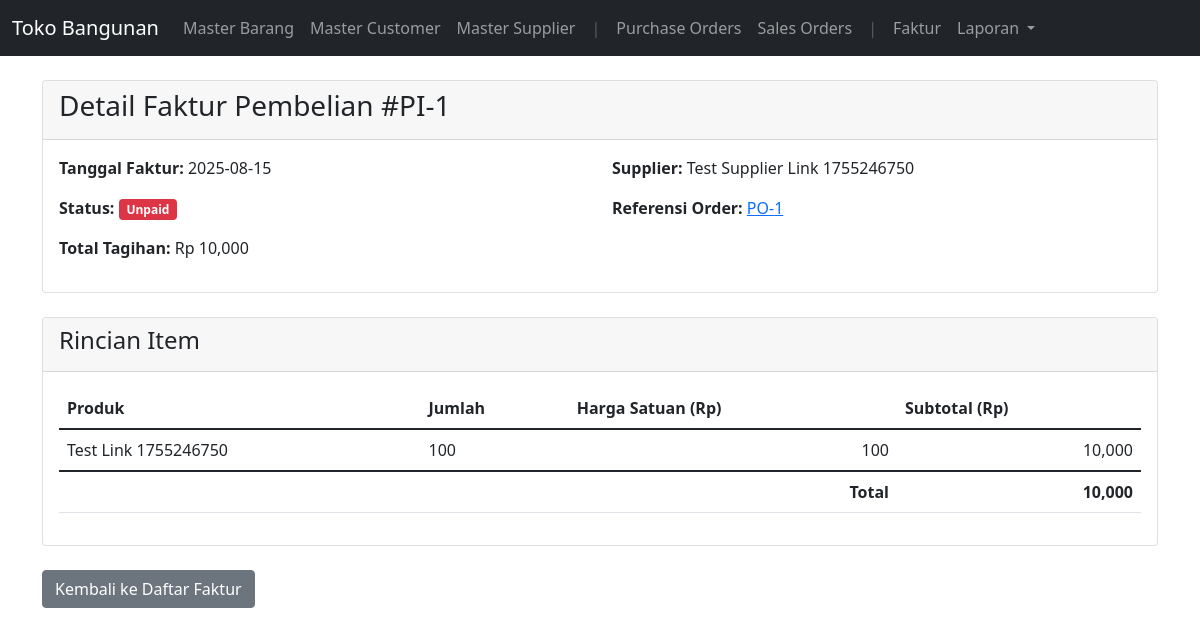
/invoices/purchase/1, run on the app's committed database.
### app.py (models this page shows, shortened)
class PurchaseInvoice(db.Model):
    id = db.Column(db.Integer, primary_key=True)
    purchase_order_id = db.Column(db.Integer, db.ForeignKey('purchase_order.id'), nullable=False)
    invoice_date = db.Column(db.DateTime, nullable=False, default=datetime.utcnow)
    total_amount = db.Column(db.Float, nullable=False)
    status = db.Column(db.String(20), nullable=False, default='Unpaid') # Unpaid, Paid
    purchase_order = db.relationship('PurchaseOrder', backref=db.backref('invoice', uselist=False))

class Supplier(db.Model):
    id = db.Column(db.Integer, primary_key=True)
    name = db.Column(db.String(100), nullable=False)
    address = db.Column(db.Text, nullable=True)
    phone = db.Column(db.String(20), nullable=True)

class PurchaseOrder(db.Model):
    id = db.Column(db.Integer, primary_key=True)
    supplier_id = db.Column(db.Integer, db.ForeignKey('supplier.id'), nullable=False)
    order_date = db.Column(db.DateTime, nullable=False, default=datetime.utcnow)
    status = db.Column(db.String(20), nullable=False, default='Pending') # Pending, Completed
    supplier = db.relationship('Supplier', backref=db.backref('purchase_orders', lazy=True))
    items = db.relationship('PurchaseOrderItem', backref='purchase_order', lazy='dynamic', cascade="all, delete-orphan")

class PurchaseOrderItem(db.Model):
    id = db.Column(db.Integer, primary_key=True)
    purchase_order_id = db.Column(db.Integer, db.ForeignKey('purchase_order.id'), nullable=False)
    product_id = db.Column(db.Integer, db.ForeignKey('product.id'), nullable=False)
    quantity = db.Column(db.Integer, nullable=False)
    price_per_unit = db.Column(db.Float, nullable=False)
    product = db.relationship('Product')

class Product(db.Model):
    id = db.Column(db.Integer, primary_key=True)
    name = db.Column(db.String(100), nullable=False, unique=True)
    description = db.Column(db.Text, nullable=True)
    purchase_price = db.Column(db.Float, nullable=False, default=0.0)
    selling_price = db.Column(db.Float, nullable=False, default=0.0)
    stock = db.Column(db.Integer, nullable=False, default=0)

### app.py (the view)
@app.route('/invoices/purchase/<int:invoice_id>')
def view_purchase_invoice(invoice_id):
    invoice = PurchaseInvoice.query.get_or_404(invoice_id)
    return render_template('invoice_detail.html', invoice=invoice, invoice_type='purchase')

### templates/invoice_detail.html (shortened to what this page needs)
{% extends 'base.html' %}
{% block content %}
  <div class="card">
    <div class="card-header">
      <h3>
        Detail Faktur
        {% if invoice_type == 'purchase' %}
          Pembelian #PI-{{ invoice.id }}
        {% else %}
          Penjualan #SI-{{ invoice.id }}
        {% endif %}
      </h3>
    </div>
    <div class="card-body">
      <div class="row">
        <div class="col-md-6">
          <p><strong>Tanggal Faktur:</strong> {{ invoice.invoice_date.strftime('%Y-%m-%d') }}</p>
          <p><strong>Status:</strong>
            <span class="badge {% if invoice.status == 'Paid' %}bg-success{% else %}bg-danger{% endif %}">
              {{ invoice.status }}
            </span>
          </p>
          <p><strong>Total Tagihan:</strong> Rp {{ "{:,.0f}".format(invoice.total_amount) }}</p>
        </div>
        <div class="col-md-6">
          {% if invoice_type == 'purchase' %}
            <p><strong>Supplier:</strong> {{ invoice.purchase_order.supplier.name }}</p>
            <p><strong>Referensi Order:</strong> <a href="{{ url_for('view_purchase_order', id=invoice.purchase_order.id) }}">PO-{{ invoice.purchase_order.id }}</a></p>
          {% else %}
            <p><strong>Customer:</strong> {{ invoice.sales_order.customer.name }}</p>
            <p><strong>Referensi Order:</strong> <a href="{{ url_for('view_sales_order', id=invoice.sales_order.id) }}">SO-{{ invoice.sales_order.id }}</a></p>
          {% endif %}
        </div>
      </div>
    </div>
  </div>
  <div class="card mt-4">
    <div class="card-header">
      <h4>Rincian Item</h4>
    </div>
    <div class="card-body">
      <table class="table">
        <thead>
          <tr>
            <th>Produk</th>
            <th>Jumlah</th>
            <th>Harga Satuan (Rp)</th>
            <th>Subtotal (Rp)</th>
          </tr>
        </thead>
        <tbody>
          {% set order_items = invoice.purchase_order.items if invoice_type == 'purchase' else invoice.sales_order.items %}
          {% for item in order_items %}
            <tr>
              <td>{{ item.product.name }}</td>
              <td>{{ item.quantity }}</td>
              <td class="text-end">{{ "{:,.0f}".format(item.price_per_unit) }}</td>
              <td class="text-end">{{ "{:,.0f}".format(item.quantity * item.price_per_unit) }}</td>
            </tr>
          {% endfor %}
        </tbody>
        <tfoot>
            <tr>
                <td colspan="3" class="text-end"><strong>Total</strong></td>
                <td class="text-end"><strong>{{ "{:,.0f}".format(invoice.total_amount) }}</strong></td>
            </tr>
        </tfoot>
      </table>
    </div>
  </div>
  <div class="mt-4">
    <a href="{{ url_for('list_invoices') }}" class="btn btn-secondary">Kembali ke Daftar Faktur</a>
  </div>
{% endblock %}

### data on the page
PurchaseInvoice: id "1", invoice_date "2025-08-15", status "Unpaid", total_amount "10,000"
Supplier: purchase_order.supplier.name "Test Supplier Link 1755246750"
PurchaseOrder: purchase_order.id "1"
PurchaseOrderItem: product.name "Test Link 1755246750", quantity "100", price_per_unit "100", item.quantity*item.price_per_unit "10,000"
